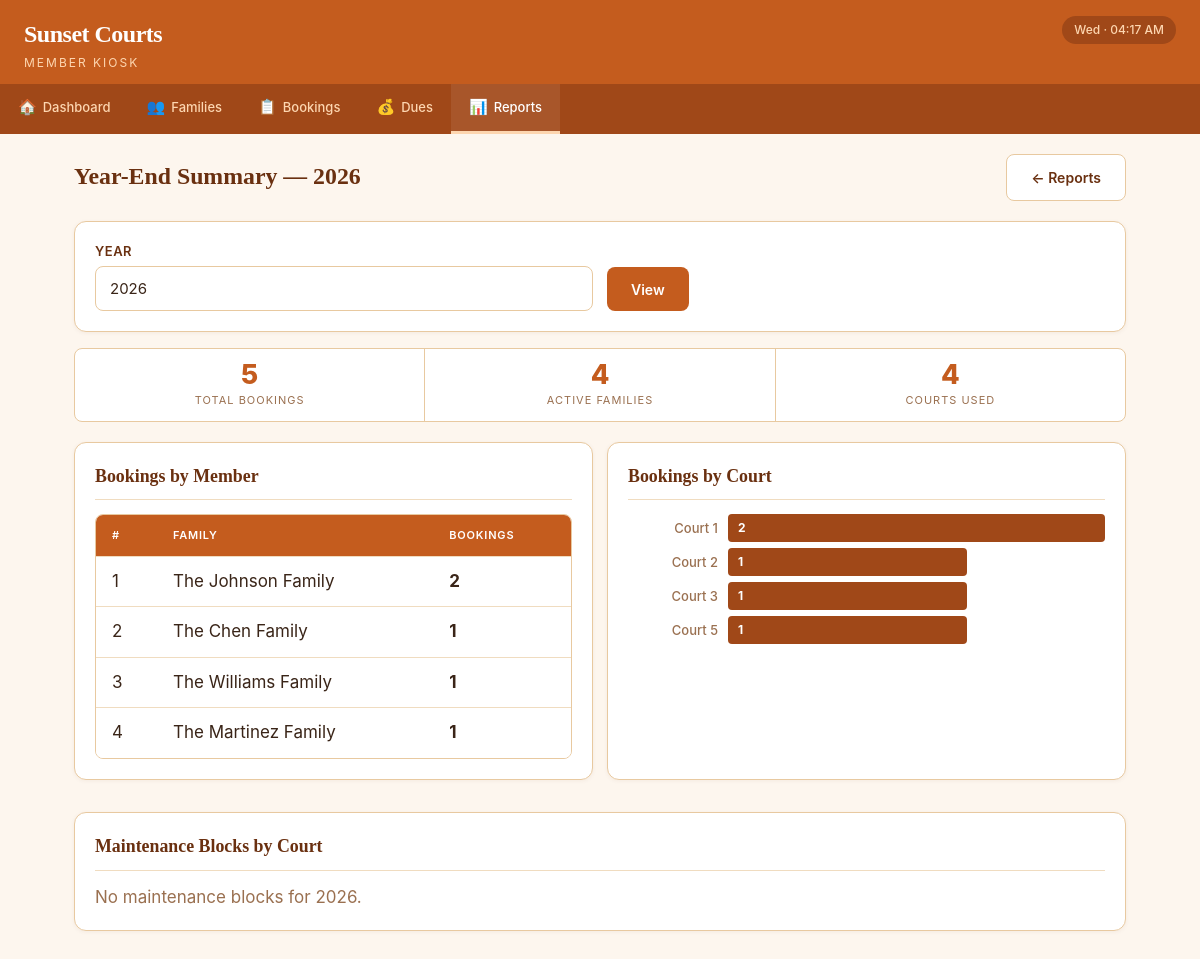
The app's page /reports/yearly with its own data.
### tables this page shows
CREATE TABLE families (
            family_id       INTEGER PRIMARY KEY AUTOINCREMENT,
            family_name     TEXT    NOT NULL,
            primary_contact TEXT,
            phone           TEXT,
            email           TEXT,
            join_date       DATE    NOT NULL DEFAULT (date('now')),
            is_banned       INTEGER NOT NULL DEFAULT 0,
            notes           TEXT,
            created_at      DATETIME NOT NULL DEFAULT (datetime('now'))
        );

CREATE TABLE courts (
            court_id    INTEGER PRIMARY KEY AUTOINCREMENT,
            court_name  TEXT    NOT NULL UNIQUE,
            status      TEXT    NOT NULL DEFAULT 'Available'
        );

### app.py (the view)
@app.route('/reports/yearly')
def report_yearly():
    year = request.args.get('year', date.today().year, type=int)
    total = query_db('SELECT COUNT(*) as cnt FROM bookings WHERE strftime(\'%Y\', booking_date) = ? AND is_cancelled = 0',
                     (str(year),), one=True)['cnt']
    by_member = query_db('''
        SELECT f.family_name, COUNT(*) as cnt FROM bookings b
        JOIN families f ON b.family_id = f.family_id
        WHERE strftime('%Y', b.booking_date) = ? AND b.is_cancelled = 0
        GROUP BY f.family_id ORDER BY cnt DESC
    ''', (str(year),))
    by_court = query_db('''
        SELECT c.court_name, COUNT(*) as cnt FROM bookings b
        JOIN courts c ON b.court_id = c.court_id
        WHERE strftime('%Y', b.booking_date) = ? AND b.is_cancelled = 0
        GROUP BY c.court_id ORDER BY c.court_name
    ''', (str(year),))
    maint = query_db('''
        SELECT c.court_name, COUNT(*) as cnt FROM maintenance_blocks mb
        JOIN courts c ON mb.court_id = c.court_id
        WHERE strftime('%Y', mb.block_date) = ?
        GROUP BY c.court_id ORDER BY c.court_name
    ''', (str(year),))
    return render_template('reports/yearly.html', total_bookings=total,
                           by_member=by_member, by_court=by_court,
                           maintenance_by_court=maint, year=year)

### app.py (called while the page is built)
@app.context_processor
def inject_globals():
    now = datetime.now()
    return {
        'today_display': now.strftime('%a · %I:%M %p')
    }

### db.py (called while the page is built)
def get_db():
    conn = sqlite3.connect(DB_PATH)
    conn.execute("PRAGMA foreign_keys = ON")
    conn.row_factory = sqlite3.Row
    return conn

def query_db(query, args=(), one=False):
    conn = get_db()
    try:
        cursor = conn.execute(query, args)
        results = cursor.fetchall()
        return results[0] if one and results else (None if one else results)
    finally:
        conn.close()

### templates/reports/yearly.html (shortened to what this page needs)
{% extends "base.html" %}
{% block content %}
<div class="page-header"><h2>Year-End Summary — {{ year }}</h2><a href="{{ url_for('reports_home') }}" class="btn btn-outline">← Reports</a></div>
<div class="card mb-16">
    <form method="GET" action="{{ url_for('report_yearly') }}" class="form-row" style="align-items:end;">
        <div class="form-group" style="margin-bottom:0;"><label>Year</label><input type="number" name="year" value="{{ year }}" min="2020" max="2030"></div>
        <div class="form-group" style="margin-bottom:0;"><button type="submit" class="btn btn-primary">View</button></div>
    </form>
</div>
<div class="stat-strip">
    <div class="stat-item"><div class="stat-value">{{ total_bookings }}</div><div class="stat-label">Total Bookings</div></div>
    <div class="stat-item"><div class="stat-value">{{ by_member|length }}</div><div class="stat-label">Active Families</div></div>
    <div class="stat-item"><div class="stat-value">{{ by_court|length }}</div><div class="stat-label">Courts Used</div></div>
</div>
<div style="display:grid;grid-template-columns:1fr 1fr;gap:14px;">
    <div class="card"><div class="card-header">Bookings by Member</div>
        {% if by_member %}<div class="table-wrap"><table><thead><tr><th>#</th><th>Family</th><th>Bookings</th></tr></thead><tbody>{% for r in by_member %}<tr><td>{{ loop.index }}</td><td>{{ r.family_name }}</td><td><strong>{{ r.cnt }}</strong></td></tr>{% endfor %}</tbody></table></div>{% else %}<p style="color:var(--text-muted);">No data.</p>{% endif %}
    </div>
    <div class="card"><div class="card-header">Bookings by Court</div>
        {% if by_court %}<div class="bar-chart">{% set mx = namespace(v=1) %}{% for r in by_court %}{% if r.cnt > mx.v %}{% set mx.v = r.cnt %}{% endif %}{% endfor %}{% for r in by_court %}<div class="bar-row"><span class="bar-label">{{ r.court_name }}</span><div class="bar-fill alt" style="width:{{ (r.cnt/mx.v*100)|int }}%;min-width:36px;">{{ r.cnt }}</div></div>{% endfor %}</div>{% else %}<p style="color:var(--text-muted);">No data.</p>{% endif %}
    </div>
</div>
<div class="card mt-16"><div class="card-header">Maintenance Blocks by Court</div>
    {% if maintenance_by_court %}<div class="bar-chart">{% set mx = namespace(v=1) %}{% for r in maintenance_by_court %}{% if r.cnt > mx.v %}{% set mx.v = r.cnt %}{% endif %}{% endfor %}{% for r in maintenance_by_court %}<div class="bar-row"><span class="bar-label">{{ r.court_name }}</span><div class="bar-fill" style="width:{{ (r.cnt/mx.v*100)|int }}%;min-width:36px;background:var(--danger);">{{ r.cnt }}</div></div>{% endfor %}</div>{% else %}<p style="color:var(--text-muted);">No maintenance blocks for {{ year }}.</p>{% endif %}
</div>
{% endblock %}

### records on screen
families: family_name "The Johnson Family", cnt "2"
families: family_name "The Chen Family", cnt "1"
families: family_name "The Williams Family", cnt "1"
families: family_name "The Martinez Family", cnt "1"
courts: court_name "Court 1", {{ (r.cnt/mx.v*100)|int }} 100 (drawn), cnt "2"
courts: court_name "Court 2", {{ (r.cnt/mx.v*100)|int }} 50 (drawn), cnt "1"
courts: court_name "Court 3", {{ (r.cnt/mx.v*100)|int }} 50 (drawn), cnt "1"
courts: court_name "Court 5", {{ (r.cnt/mx.v*100)|int }} 50 (drawn), cnt "1"

### other values on screen
{{ year }} "2026"
{{ total_bookings }} "5"
{{ by_member|length }} "4"
{{ by_court|length }} "4"
